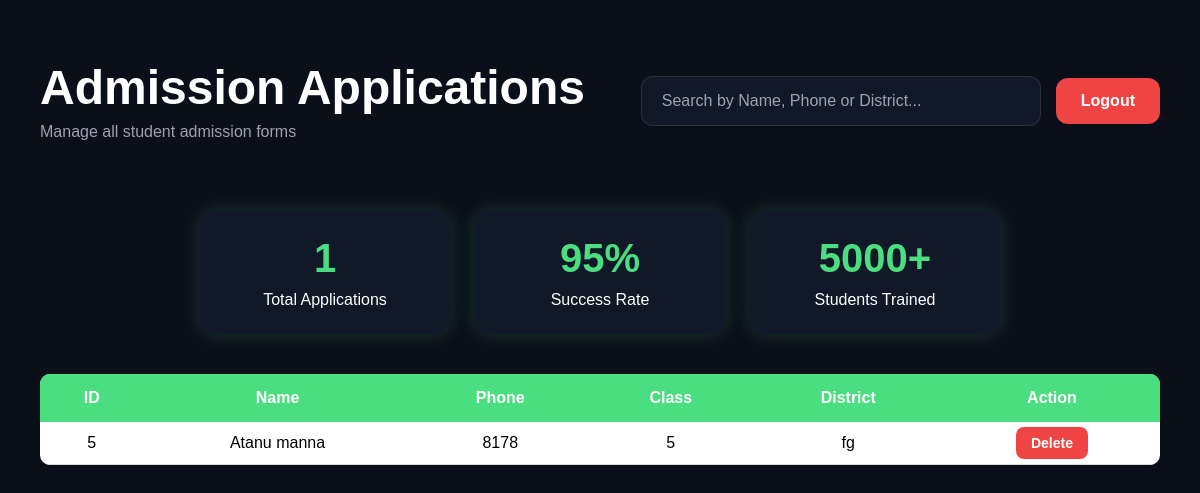
Before: /admin (signed in) with the older database file.
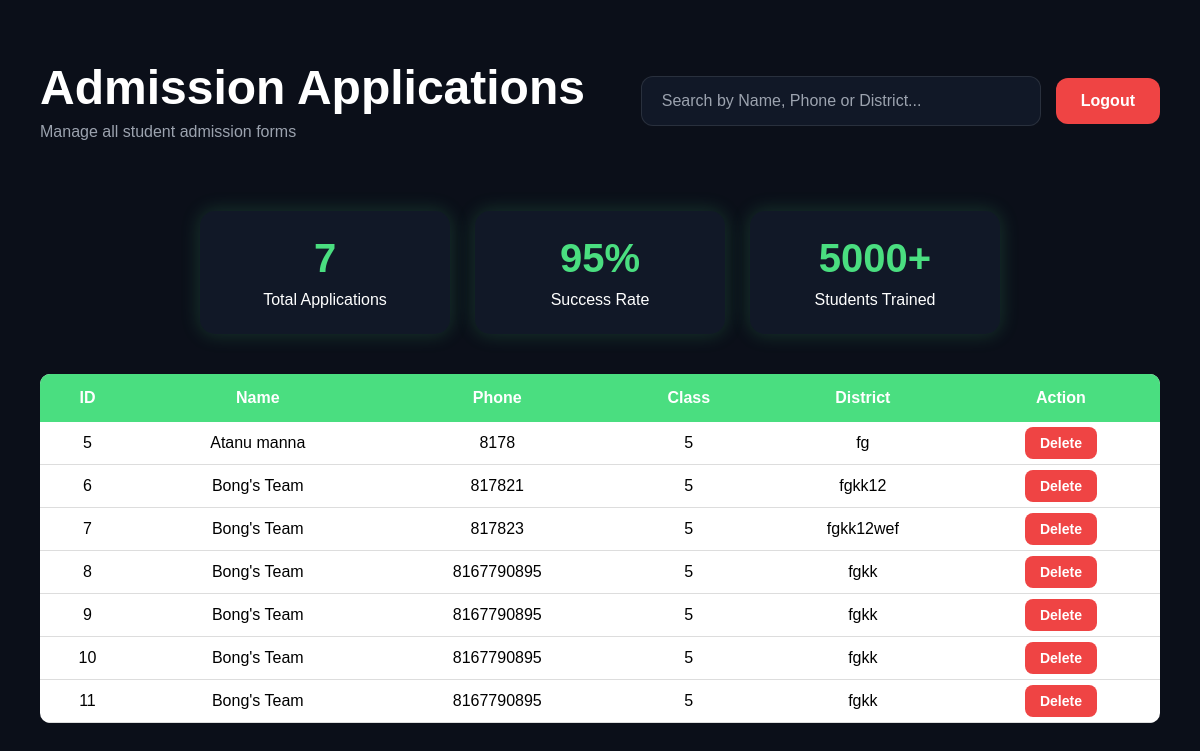
After: the same page with the newer database file.
### tables this page shows
CREATE TABLE students(
    id INTEGER PRIMARY KEY AUTOINCREMENT,
    name TEXT,
    phone TEXT,
    student_class TEXT,
    district TEXT
);

### app.py (the view)
@app.route("/admin")
def admin():
    if "admin" not in session:
        return redirect("/login")
    conn = sqlite3.connect("admissions.db")
    cursor = conn.cursor()
    cursor.execute("SELECT * FROM students")
    students = cursor.fetchall()
    cursor.execute("SELECT COUNT(*) FROM students")
    total_students = cursor.fetchone()[0]
    conn.close()
    return render_template(
        "admin.html",
        students=students,
        total_students=total_students
    )

### templates/admin.html (shortened to what this page needs)
<!DOCTYPE html>
<html lang="en">
<head>
</head>
<body>
    <div class="top-bar">
    <div>
    <h1>Admission Applications</h1>
    <p class="subtitle">
        Manage all student admission forms
    </p>
</div>
    <div class="top-actions">
        <input
        type="text"
        id="searchInput"
        placeholder="Search by Name, Phone or District..."
        class="search-box">
        <a href="/logout" class="logout-btn">
            Logout
        </a>
    </div>
</div>
    <div class="dashboard-cards">
        <div class="card">
            <h2>{{ total_students }}</h2>
            <p>Total Applications</p>
        </div>
        <div class="card">
            <h2>95%</h2>
            <p>Success Rate</p>
        </div>
        <div class="card">
            <h2>5000+</h2>
            <p>Students Trained</p>
        </div>
    </div>
<table id="studentTable">
    <tr>
        <th>ID</th>
        <th>Name</th>
        <th>Phone</th>
        <th>Class</th>
        <th>District</th>
        <th>Action</th>
    </tr>
    {% for student in students %}
    <tr>
        <td>{{ student[0] }}</td>
        <td>{{ student[1] }}</td>
        <td>{{ student[2] }}</td>
        <td>{{ student[3] }}</td>
        <td>{{ student[4] }}</td>
        <td>
            <a href="/delete/{{ student[0] }}"
               class="delete-btn">
               Delete
            </a>
        </td>
    </tr>
    {% endfor %}
</table>
</body>
</html>

### templates/admin.html (style rules this page uses)
* { margin:0; padding:0; box-sizing:border-box; font-family:Poppins, sans-serif; }
body { background:#0b0f19; color:white; padding:40px; }
.top-bar { display:flex; justify-content:space-between; align-items:center; margin-bottom:50px; padding:20px 0; }
.top-bar h1 { font-size:48px; color:white; }
.top-actions { display:flex; align-items:center; gap:15px; }
.subtitle { color:#9ca3af; font-size:16px; margin-top:8px; }
.logout-btn { background:#ef4444; color:white; text-decoration:none; padding:14px 25px; border-radius:12px; font-weight:600; transition:0.3s; }
.search-box { width:400px; height:50px; padding:0 20px; border:none; outline:none; border-radius:12px; font-size:16px; background:#111827; color:white; border:1px solid rgba(255,255,255,.1); }
.search-box::placeholder { color:#9ca3af; }
.dashboard-cards { display:flex; justify-content:center; gap:25px; margin-bottom:40px; flex-wrap:wrap; }
.card { background:#111827; padding:25px; width:250px; border-radius:15px; text-align:center; box-shadow:0 0 20px rgba(74,222,128,.2); }
.card h2 { color:#4ade80; font-size:40px; margin-bottom:10px; }
.card p { color:white; }
table { width:100%; border-collapse:collapse; background:white; color:black; border-radius:10px; overflow:hidden; }
th { background:#4ade80; color:white; padding:15px; }
td { padding:12px; text-align:center; border-bottom:1px solid #ddd; }
.delete-btn { background:#ef4444; color:white; padding:8px 15px; border-radius:8px; text-decoration:none; font-size:14px; font-weight:bold; }

Changed rows visible on the page:
added students: id "6", name "Bong's Team", phone "817821", student_class "5", district "fgkk12"
added students: id "7", name "Bong's Team", phone "817823", student_class "5", district "fgkk12wef"
added students: id "8", name "Bong's Team", phone "8167790895", student_class "5", district "fgkk"
added students: id "9", name "Bong's Team", phone "8167790895", student_class "5", district "fgkk"
added students: id "10", name "Bong's Team", phone "8167790895", student_class "5", district "fgkk"
added students: id "11", name "Bong's Team", phone "8167790895", student_class "5", district "fgkk"
Other visible differences:
{{ total_students }}: "1" → "7"
